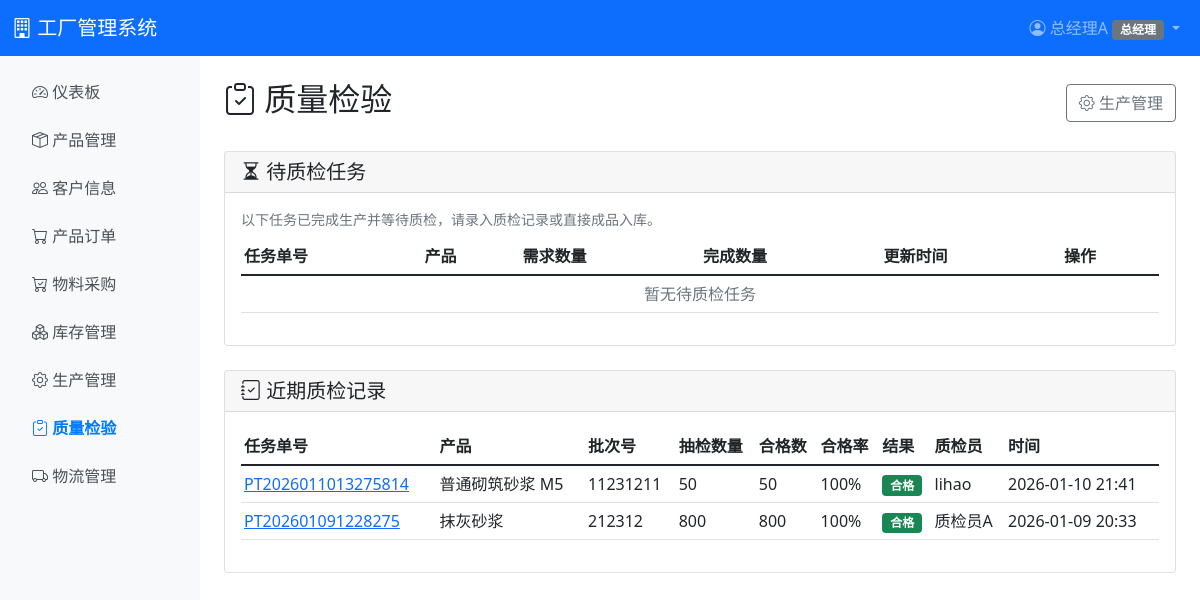
Page /production/quality/ (signed in) on the earlier database version.
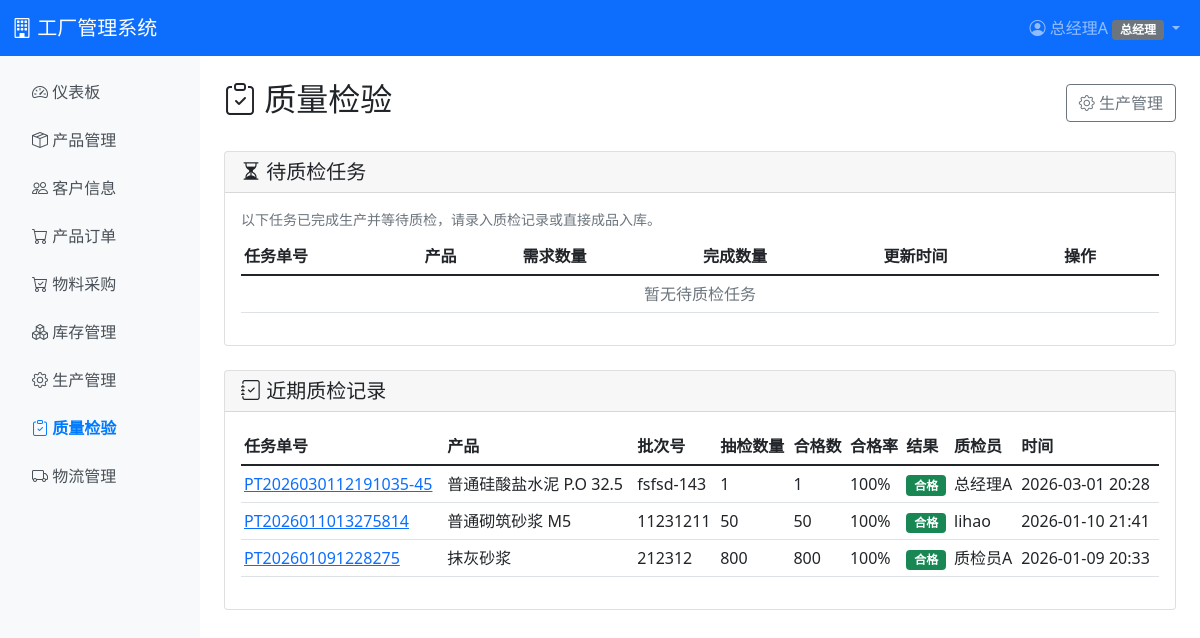
Same page on the later database version.
### production/models.py (models this page shows, shortened)
class QCRecord(models.Model):
    RESULT_CHOICES = [
        ('qualified', '合格'),
        ('unqualified', '不合格'),
        ('rework', '返工'),
    ]
    task = models.ForeignKey(ProductionTask, on_delete=models.CASCADE, related_name='qc_records', verbose_name='生产任务')
    batch_no = models.CharField(max_length=50, verbose_name='批次号')
    inspected_quantity = models.DecimalField(max_digits=10, decimal_places=2, validators=[MinValueValidator(0.01)], verbose_name='抽检数量')
    qualified_quantity = models.DecimalField(max_digits=10, decimal_places=2, default=0, verbose_name='合格数量')
    unqualified_quantity = models.DecimalField(max_digits=10, decimal_places=2, default=0, verbose_name='不合格数量')
    qualification_rate = models.DecimalField(max_digits=5, decimal_places=2, default=0, verbose_name='合格率(%)')
    result = models.CharField(max_length=20, choices=RESULT_CHOICES, verbose_name='质检结果')
    inspector = models.ForeignKey('auth.User', on_delete=models.PROTECT, related_name='qc_records', verbose_name='质检员')
    remark = models.TextField(blank=True, verbose_name='备注')
    created_at = models.DateTimeField(auto_now_add=True, verbose_name='创建时间')
    class Meta:
        verbose_name = '质检记录'
        verbose_name_plural = '质检记录'
        ordering = ['-created_at']

class ProductionTask(models.Model):
    STATUS_CHOICES = [
        ('pending', '待接收'),
        ('material_insufficient', '原料不足'),
        ('received', '已接收'),
        ('material_preparing', '备料中'),
        ('in_production', '生产中'),
        ('qc_checking', '质检中'),
        ('pending_inbound', '待入库'),  # 生产已完成、未质检，等待成品入库；入库足量后变为已完成
        ('completed', '已完成'),
        ('cancelled', '已取消'),
        ('terminated', '已终结'),
    ]
    PRODUCTION_TYPE_CHOICES = [
        ('order', '订单生产'),
        ('stock', '备货生产'),
    ]
    task_no = models.CharField(max_length=50, unique=True, verbose_name='任务单号')
    production_type = models.CharField(max_length=10, choices=PRODUCTION_TYPE_CHOICES, default='order', verbose_name='生产类型')
    order = models.ForeignKey(SalesOrder, on_delete=models.CASCADE, null=True, blank=True, related_name='production_tasks', verbose_name='关联订单')
    product = models.ForeignKey(Product, on_delete=models.PROTECT, verbose_name='产品')
    required_quantity = models.DecimalField(max_digits=10, decimal_places=2, validators=[MinValueValidator(0.01)], verbose_name='需求数量（基础单位）')
    completed_quantity = models.DecimalField(max_digits=10, decimal_places=2, default=0, verbose_name='完成数量（基础单位）')
    status = models.CharField(max_length=25, choices=STATUS_CHOICES, default='pending', verbose_name='状态')
    planned_completion_date = models.DateField(null=True, blank=True, verbose_name='计划完成日期')
    received_by = models.ForeignKey('auth.User', on_delete=models.SET_NULL, null=True, blank=True, related_name='received_tasks', verbose_name='接收人')
    received_at = models.DateTimeField(null=True, blank=True, verbose_name='接收时间')
    started_at = models.DateTimeField(null=True, blank=True, verbose_name='开始时间')
    completed_at = models.DateTimeField(null=True, blank=True, verbose_name='完成时间')
    terminated_by = models.ForeignKey('auth.User', on_delete=models.SET_NULL, null=True, blank=True, related_name='terminated_tasks', verbose_name='终结人')
    terminated_at = models.DateTimeField(null=True, blank=True, verbose_name='终结时间')
    terminate_reason = models.TextField(blank=True, verbose_name='终结原因')
    remark = models.TextField(blank=True, verbose_name='备注')
    created_at = models.DateTimeField(auto_now_add=True, verbose_name='创建时间')
    updated_at = models.DateTimeField(auto_now=True, verbose_name='更新时间')
    class Meta:
        verbose_name = '生产任务单'
        verbose_name_plural = '生产任务单'
        ordering = ['-created_at']

### inventory/models.py (models this page shows, shortened)
class UnitMixin:
    """Material 和 Product 共享的单位换算便捷方法。

    所有方法委托给 UnitConversionService，保持模型层轻薄。
    """

class Product(UnitMixin, models.Model):
    master_product = models.OneToOneField(
        'product.Product',
        on_delete=models.PROTECT,
        null=True,
        blank=True,
        related_name='inventory_product',
        verbose_name='产品主数据',
    )
    sku = models.CharField(max_length=50, unique=True, verbose_name='SKU编码')
    name = models.CharField(max_length=200, verbose_name='产品名称')
    category = models.ForeignKey(ProductCategory, on_delete=models.PROTECT, null=True, blank=True, verbose_name='分类')
    specification = models.TextField(blank=True, verbose_name='规格说明')
    base_unit = models.ForeignKey(
        Unit,
        on_delete=models.PROTECT,
        related_name='base_unit_products',
        verbose_name='基础单位'
    )
    display_unit = models.ForeignKey(
        Unit,
        on_delete=models.PROTECT,
        related_name='display_unit_products',
        verbose_name='显示单位'
    )
    unit_price = models.DecimalField(max_digits=10, decimal_places=2, default=0, verbose_name='基础单价（基础单位）')
    sale_price = models.DecimalField(max_digits=10, decimal_places=2, verbose_name='售价（基础单位）')
    safety_stock = models.DecimalField(max_digits=10, decimal_places=2, default=0, verbose_name='安全库存（基础单位）')
    created_at = models.DateTimeField(auto_now_add=True, verbose_name='创建时间')
    updated_at = models.DateTimeField(auto_now=True, verbose_name='更新时间')
    class Meta:
        verbose_name = '成品'
        verbose_name_plural = '成品'
        ordering = ['sku']

### production/views.py (the view)
# urls.py: path('quality/', views.quality_inspection_list, name='quality_inspection_list'),
@login_required
@role_or_permission_required('qc', 'production', 'ceo', permission_code='production.task.view')
def quality_inspection_list(request):
    tasks_qc = ProductionTask.objects.filter(status='qc_checking').select_related(
        'product', 'product__base_unit', 'product__display_unit'
    ).order_by('-updated_at')
    recent_qc = QCRecord.objects.select_related('task', 'task__product', 'inspector').order_by('-created_at')[:20]
    context = {
        'tasks_pending_qc': tasks_qc,
        'recent_qc_records': recent_qc,
    }
    return render(request, 'production/quality_inspection_list.html', context)

### accounts/templatetags/permission_tags.py (called while the page is built)
@register.filter
def num(value, max_decimals=4):
    if value is None:
        return ''
    try:
        d = Decimal(str(value))
    except (InvalidOperation, TypeError, ValueError):
        return value
    try:
        max_d = int(max_decimals)
        if max_d < 0:
            max_d = 4
    except (TypeError, ValueError):
        max_d = 4
    d = round(d, max_d)
    if d == d.to_integral_value():
        return str(int(d))
    return format(d, f'.{max_d}f').rstrip('0').rstrip('.')

### templates/production/quality_inspection_list.html (shortened to what the changed rows need)
{% extends 'base.html' %}
{% load permission_tags %}
{% block content %}
<div class="d-flex justify-content-between align-items-center mb-4">
    <h2><i class="bi bi-clipboard-check"></i> 质量检验</h2>
</div>
<div class="card mb-4">
    <div class="card-body">
        <div class="table-responsive">
            <table class="table table-hover table-sm">
                <thead>
                    <tr>
                        <th>任务单号</th>
                        <th>产品</th>
                        <th>需求数量</th>
                        <th>完成数量</th>
                        <th>更新时间</th>
                        <th>操作</th>
                    </tr>
                </thead>
            </table>
        </div>
    </div>
</div>
<div class="card">
    <div class="card-body">
        <div class="table-responsive">
            <table class="table table-hover table-sm">
                <thead>
                    <tr>
                        <th>任务单号</th>
                        <th>产品</th>
                        <th>批次号</th>
                        <th>抽检数量</th>
                        <th>合格数</th>
                        <th>合格率</th>
                        <th>结果</th>
                        <th>质检员</th>
                        <th>时间</th>
                    </tr>
                </thead>
                <tbody>
                    {% for qc in recent_qc_records %}
                    <tr>
                        <td><a href="{% url 'production:task_detail' qc.task_id %}">{{ qc.task.task_no }}</a></td>
                        <td>{{ qc.task.product.name }}</td>
                        <td>{{ qc.batch_no }}</td>
                        <td>{{ qc.inspected_quantity|num }}</td>
                        <td>{{ qc.qualified_quantity|num }}</td>
                        <td>{{ qc.qualification_rate|num:1 }}%</td>
                        <td>
                            {% if qc.result == 'qualified' %}<span class="badge bg-success">合格</span>
                            {% elif qc.result == 'unqualified' %}<span class="badge bg-danger">不合格</span>
                            {% else %}<span class="badge bg-warning">返工</span>{% endif %}
                        </td>
                        <td>{{ qc.inspector.username }}</td>
                        <td>{{ qc.created_at|date:"Y-m-d H:i" }}</td>
                    </tr>
                    {% empty %}
                    <tr>
                        <td colspan="9" class="text-center text-muted">暂无质检记录</td>
                    </tr>
                    {% endfor %}
                </tbody>
            </table>
        </div>
    </div>
</div>
{% endblock %}

Differences in the rows shown:
added QCRecord: task.task_no "PT2026030112191035-45", task.product.name "普通硅酸盐水泥 P.O 32.5", batch_no "fsfsd-143", inspected_quantity|num "1", qualified_quantity|num "1", qualification_rate|num "100", result "合格", inspector.username "总经理A", created_at "2026-03-01 20:28"
